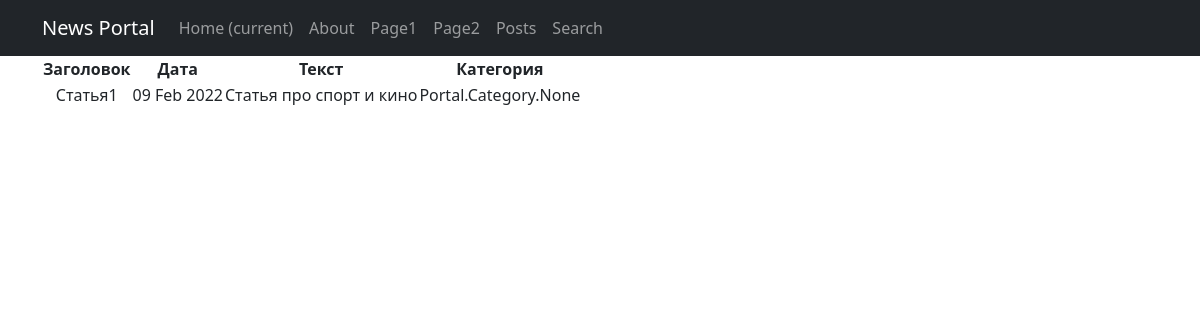
The app's page /posts/1/ with its own data.
### portal/models.py (models this page shows, shortened)
class Post(models.Model):
    article = 'a'
    news = 'n'
    POST_TYPE = [
        (article, "Статья"),
        (news, "Новость")
    ]
    author = models.ForeignKey(Author, on_delete = models.CASCADE)
    post_type = models.CharField(max_length = 1, choices = POST_TYPE, default = article)
    created = models.DateTimeField(auto_now_add = True)
    cats = models.ManyToManyField(Category, through = 'PostCategory')
    title = models.CharField(max_length = 255)
    text = models.TextField()
    rating = models.IntegerField(default = 0)

### portal/views.py (the view)
# urls.py: path('<int:pk>/', PostDetailView.as_view(), name='post_detail'),  # Ссылка на детали товара
class PostDetailView(DetailView):
    template_name = 'flatpages/post_detail.html'
    queryset = Post.objects.all()

### templates/flatpages/post_detail.html (shortened to what this page needs)
{% extends 'flatpages/default.html' %}
{% block content %}
<table>
    <thead>
        <th>
            Заголовок
        </th>
        <th>
            Дата
        </th>
        <th>
            Текст
        </th>
        <th>
            Категория
        </th>
    </thead>
    <tr>
        <td>
            {{ post.title|title }}
        </td>
        <td>
            {{ post.created|date:'d M Y'}}
        </td>
        <td>
            {{ post.text|truncatechars:50 }}
        </td>
        <td>
            {{ post.cats|title }}
        </td>
    </tr>
</table>
{% endblock content %}

### records on screen
Post: title "Статья1", created "09 Feb 2022", text "Статья про спорт и кино", cats "Portal.Category.None"
